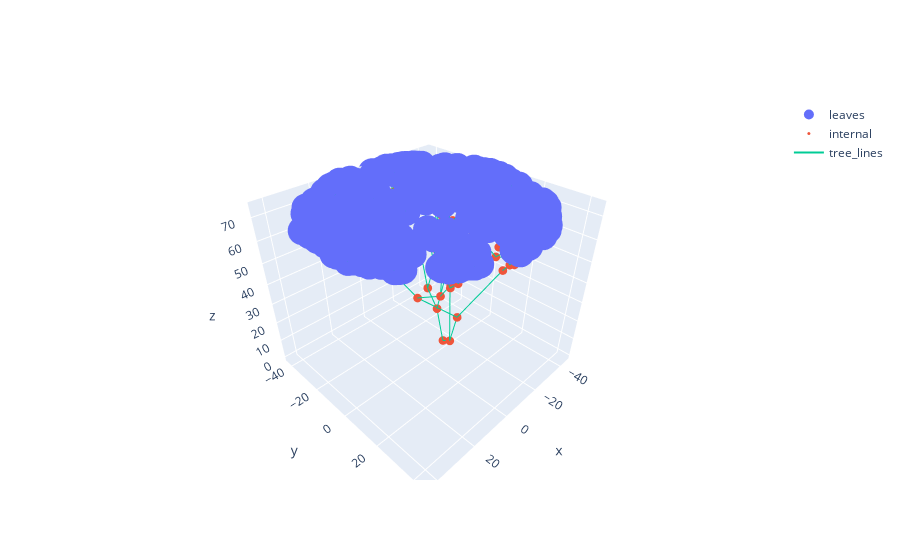

Notebook code for this chart:
### Code cell
import plotly.express as px
import plotly.graph_objects as go

trace0 = go.Scatter3d( x = dfL.x , y = dfL.y, z = dfL.z,
                      mode='markers',
                      marker= {'size': 10},
                      hovertemplate='%{text}',
                      text = dfL.index,
                      name='leaves')
trace1 = go.Scatter3d( x = dfI.x , y = dfI.y, z = dfI.z,
                      mode='markers', 
                      marker= {'size': 3},
                      name = 'internal')


trace2 = go.Scatter3d(
    x=x_lines,
    y=y_lines,
    z=z_lines,
    mode='lines',
    name='tree_lines'
)



fig = go.Figure(data=[trace0,trace1, trace2])


fig['layout']['scene']['aspectmode'] = "data"
fig.write_html('tmp5.html')
fig

### Figure 1 — Plotly figure (JSON) as saved in the notebook; plotly's stock layout.template omitted (floating-point values rounded to 4 significant figures; data arrays with more than 128 entries replaced by an {"elided": "..."} marker saying what was removed)
{"data": [{"hovertemplate": "%{text}", "marker": {"size": 10}, "mode": "markers", "name": "leaves", "text": {"elided": "321 str values"}, "type": "scatter3d", "x": {"elided": "321 float values"}, "y": {"elided": "321 float values"}, "z": {"elided": "321 float values"}}, {"marker": {"size": 3}, "mode": "markers", "name": "internal", "type": "scatter3d", "x": {"elided": "253 float values"}, "y": {"elided": "253 float values"}, "z": {"elided": "253 float values"}}, {"mode": "lines", "name": "tree_lines", "type": "scatter3d", "x": {"elided": "1716 float values"}, "y": {"elided": "1716 float values"}, "z": {"elided": "1716 float values"}}], "layout": {"scene": {"aspectmode": "data"}}}
